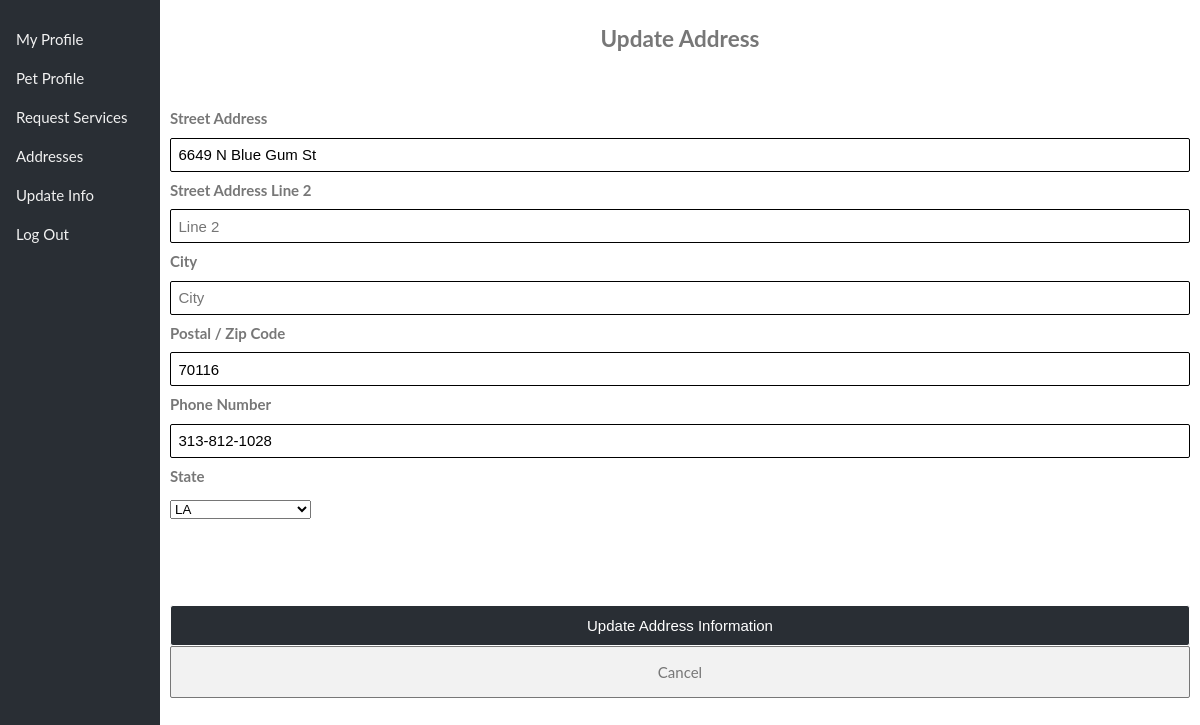
The app's page /Website/website-master/addresses.php (signed in) with its own data.
### tables this page shows
CREATE TABLE `addresses` (
  `addressID` int(10) unsigned NOT NULL AUTO_INCREMENT,
  `userID` int(10) unsigned NOT NULL,
  `line1` varchar(255) NOT NULL,
  `line2` varchar(255) DEFAULT NULL,
  `city` varchar(255) NOT NULL,
  `state` varchar(255) NOT NULL,
  `zipcode` varchar(255) NOT NULL,
  `phone` varchar(255) NOT NULL,
  PRIMARY KEY (`addressID`),
  KEY `userID` (`userID`),
  CONSTRAINT `addresses_ibfk_1` FOREIGN KEY (`userID`) REFERENCES `users` (`userID`)
);

### Website/website-master/src/Database.php (called while the page is built, shortened)
<?php
class Database implements DatabaseInterface {
  private $pdo;
  public static function create(PDO $pdo) {
    return new static($pdo);
  }
  public function __construct(PDO $pdo) {
    $this->pdo = $pdo;
  }
  public function getAddress($values){
    $userID = !empty($values['userID']) ? $values['userID'] : NULL;
    $selectStatement = "SELECT * FROM addresses
                        WHERE userID = :userID";
    $statement = $this->pdo->prepare($selectStatement);
    $parameters = [':userID' => $userID];
    $statement->execute($parameters);
    $userAddress[] = $statement->fetchAll(PDO::FETCH_CLASS, '\stdClass');
    $userAddress = reset($userAddress);
    return $userAddress;
  }
}

### Website/website-master/common.php (called while the page is built, shortened)
<?php
$dsn = "mysql:host=" . DB_HOST . ";dbname=" . DB_NAME . ";charset=utf8mb4;";
$driver_options = [
  PDO::ATTR_ERRMODE => PDO::ERRMODE_EXCEPTION,
];
$pdo = new PDO($dsn, DB_USER, DB_PASS, $driver_options);
$database = Database::create($pdo);
?>

### Website/website-master/addresses.php (the view, shortened to what this page needs)
<?php
require_once('common.php');
if (isset($_SESSION['userInfo'])) :
  $userInfo = $_SESSION['userInfo'];
  $userID = $userInfo->userID;
  $values = [
    'userID' => $userID
  ];
  $userAddress = $database->getAddress($values);
  if($_SESSION['userInfo']->privileges == 'Customer' || $_SESSION['userInfo']->privileges == 'Employee') :
?>
<!DOCTYPE HTML>
<HTML lang="en">
<head>
  <link rel="stylesheet" type="text/css" href="css/bestPet.css">
  <link rel="stylesheet" type="text/css" href="css/form.css">
  <link rel="stylesheet" type="text/css" href="css/sideBar.css">
</head>
<body>
  <?php require_once("sideBar.php") ?>
  <div class="main">
      <h2 style="text-align:center;">Update Address</h2>
      <form method="post" action="<?php echo htmlspecialchars($_SERVER["PHP_SELF"]); ?>">
        <fieldset name="addressInfo">
        <?php if(!empty($userAddress[0]->line1)) :?>
          <label for="">Street Address</label>
          <input type="text" placeholder="Line 1" name="line1" required value="<?php echo $userAddress[0]->line1; ?>">
        <?php endif; ?>
          <?php if(empty($userAddress[0]->line2)) : ?>
              <label for="">Street Address Line 2</label>
              <input type="text" name="line2" placeholder="Line 2">
          <?php endif; ?>
          <?php if(empty($customerAddress[0]->city)) : ?>
              <label for="">City</label>
              <input type="text" placeholder="City" name="city" required value="">
          <?php endif; ?>
          <?php if(!empty($userAddress[0]->zipcode)) : ?>
              <label for="zipcode">Postal / Zip Code</label>
              <input type="text" placeholder="Zip Code" name="zipcode" required value="<?php echo $userAddress[0]->zipcode?>">
          <?php endif; ?>
          <?php if(!empty($userAddress[0]->phone)) : ?>
              <label for="phone">Phone Number</label>
              <input type="text" placeholder="Phone Number" name="phone" required value="<?php echo $userAddress[0]->phone?>">
          <?php endif; ?>
          <label for="state">State</label>
          <select name="state" id="state">
            <?php if(!empty($userAddress[0]->state)) : ?>
              <option value=""><?php echo $userAddress[0]->state ?></option>
            <?php endif; ?>
            </select>
        </fieldset>
        <fieldset name="addressInfo">
        </fieldset>
        <input type="submit" value="Update Address Information">
          <div class="cancel-button">Cancel</div>
  </div>
<?php endif; ?>
<?php endif; ?>
</body>
</HTML>

### Website/website-master/css/bestPet.css (style rules this page uses)
body, html { height: 100%; margin: 0; color: #777; font: 400 15px/1.8 "lato", sans-serif; }

### Website/website-master/css/form.css (style rules this page uses)
fieldset { border: 0; padding: 1.5em 1.5em 2em 1.5em; margin: 0 -1.5em 0 -1.5em; }
label { font-weight: bold; line-height: 2.5; display: block; }
input { width: 100%; padding: .5em .5em; -webkit-border-radius: 2px; -moz-border-radius: 2px; border-radius: 2px; -webkit-transition: all .2s; -moz-transition: all .2s; -o-transition: all .2s; transition: all .2s; border: 1px solid ; font-size: 1em; -webkit-box-sizing: border-box; -moz-box-sizing: border-box; box-sizing: border-box; font-family: Lucida Grande, sans-serif; display: block; }
.cancel-button { font-size: 1em; background: #f2f2f2; border: 1px solid ; padding: .75em .5em; text-align: center; -webkit-border-radius: 2px; -moz-border-radius: 2px; border-radius: 2px; width: inherit; margin: auto; }
[type="submit"] { font-size: 1em; background: #292E34; border: 1px solid ; padding: .75em .5em; color: #fff; -webkit-border-radius: 3px; -moz-border-radius: 3px; border-radius: 3px; width: 100%; margin: auto; }

### Website/website-master/css/sideBar.css (style rules this page uses)
body { font-family: "Lato", sans-serif; }
.main { margin-left: 160px; font-size: inherit; padding: 0px 10px; }

### records on screen
addresses: line1 "6649 N Blue Gum St", zipcode "70116", phone "313-812-1028", state "LA"
